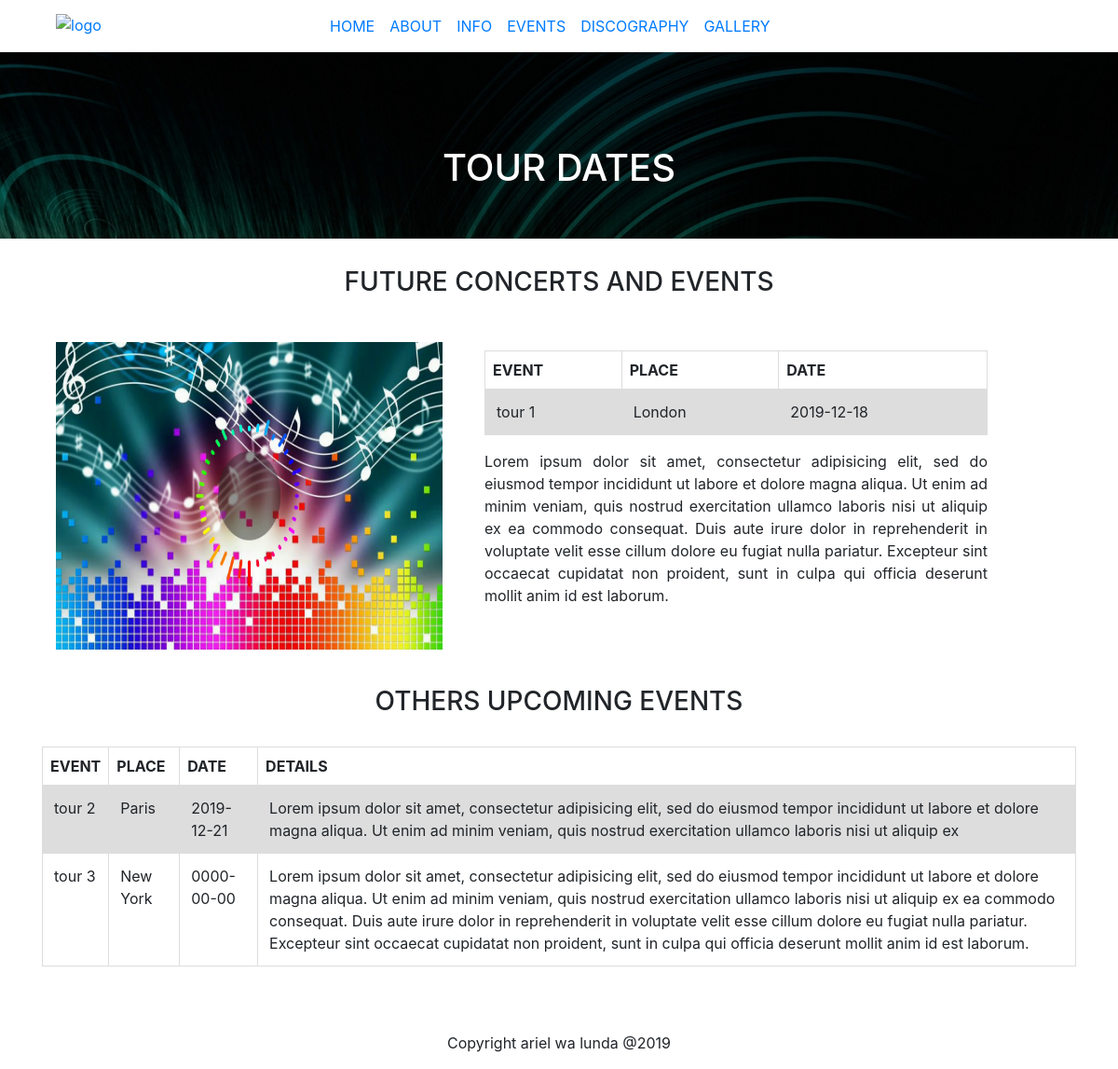
Screenshot of /events.php with the database file from the repository.
### tables this page shows
CREATE TABLE `events` (
  `id` int(11) NOT NULL,
  `title` varchar(100) NOT NULL,
  `place` varchar(100) NOT NULL,
  `date_ev` date NOT NULL,
  `paragraphe` varchar(3000) NOT NULL,
  `post_date` timestamp NOT NULL DEFAULT current_timestamp() ON UPDATE current_timestamp(),
  `img_name` varchar(100) NOT NULL
);

### database.php (called while the page is built, shortened)
<?php
function database ($sql) {
	$dsn = "mysql:host=localhost;dbname=web_act";
	$username = "root";
	$password = "";
    try {
        $conn = new PDO( $dsn, $username, $password );
        $conn->setAttribute(PDO::ATTR_ERRMODE, PDO::ERRMODE_EXCEPTION);
    }
    catch ( PDOException $e ) {
        echo "Connection failed: " .$e->getMessage();
    }
    $result=$conn->query($sql);
    $array=array();
    foreach ($result as $row) {
    	$array[]=$row;
    }
    return $array;
}
?>

### events.php (the view, shortened to what this page needs)
<?php require "database.php" ?>
<!DOCTYPE html>
<html>
<head>
    <link href="css/bootstrap.min.css" rel="stylesheet">
    <link href="css/style.css" rel="stylesheet">
</head>
<body>
	<header>
		<div class="container">
			<div class="row">
				<div class="col-md-3">
					<a href=""><img style="padding: 15px" src="" alt="logo"></a>
				</div>
				<div class="col-md-6">
					<nav class="navbar navbar-expand-sm">
						<ul class="navbar-nav">
							<li class="nav-item"><a class="nav-link" href="index.php">HOME</a></li>
							<li class="nav-item"><a class="nav-link" href="about.php">ABOUT</a></li>
							<li class="nav-item"><a class="nav-link" href="info.php">INFO</a></li>
							<li class="nav-item"><a class="nav-link" href="events.php">EVENTS</a></li>
							<li class="nav-item"><a class="nav-link" href="discography.php">DISCOGRAPHY</a></li>
							<li class="nav-item"><a class="nav-link" href="gallery.php">GALLERY</a></li>
						</ul>
					</nav>
				</div>
				<div class="col-md-3">
				</div>
			</div>
		</div>
		<div style="background-image: url('admin/images/no_event.jpg'); height: 200px; width: 100%;">
			<h1 class="text-center" style="padding:100px; color: white;">TOUR DATES</h1>
		</div>
	</header>
	<section>
		<?php
		$event=database("SELECT * FROM events WHERE 1");
		if(count($event)==0) {
			$event_img="no_event.jpg";
		}
		else {
			$event_img=$event[0]['img_name'];
		} ?>
		<div class="text-center">
			<h3>FUTURE CONCERTS AND EVENTS</h3>
		</div><br>
		<div class="container">
			<div class="row">
				<div class="col-md-5 img1-size">
					<img <?php echo 'src="admin/images/'.$event_img.'"';?> alt="img">
				</div>
				<div class="col-md-6">
					<div class="text-center"><br>
						<table class="table">
							<tr>
								<th>EVENT</th>
								<th>PLACE</th>
								<th>DATE</th>
							</tr>
							<?php
							if (count($event)==0) { ?>
								<tr>
									<td>No event</td>
									<td></td>
									<td></td>
								</tr>
							<?php }
							else { ?>
								<tr>
									<td><?php echo ($event[0]['title']);?></td>
									<td><?php echo ($event[0]['place']);?></td>
									<td><?php echo ($event[0]['date_ev']);?></td>
								</tr>
							<?php } ?>
						</table>
					</div>
					<div class="text-justify">
						<p><td><?php if (count($event)!=0){ echo ($event[0]['paragraphe']);}?></td></p>
					</div>
				</div>
			</div>
		</div>
		<div class="container">
			<div class="text-center">
				<br>
				<h3>OTHERS UPCOMING EVENTS</h3>
				<br>
				<div>
					<table class="table">
						<tr>
							<th>EVENT</th>
							<th>PLACE</th>
							<th>DATE</th>
							<th>DETAILS</th>
						</tr>
					<?php
						if (count($event)>1) {
							$i=1;
							while ($i<count($event) and $i<15) { ?>
								<tr>
									<td><?php echo ($event[$i]["title"]);?></td>
									<td><?php echo ($event[$i]["place"]);?></td>
									<td><?php echo ($event[$i]["date_ev"]);?></td>
									<td><?php echo ($event[$i]["paragraphe"]);?></td>
								</tr>
							<?php
								$i++;
							}
						} ?>
					</table>
				</div>
			</div>
		</div>
	</section>
	<footer>
		<br>
		<div class="container">
			<p class="text-center">Copyright ariel wa lunda @2019</p>
		</div>
	</footer>
</body>
</html>

### css/style.css (style rules this page uses)
section { padding: 30px; }
.img1-size img { width: 100%; height: 360px; padding: 15px; }
.pad-frame p, h3 { padding-left: 15px; padding-right: 15px; }
.table th, td { border: 1px solid #dddddd; text-align: left; padding: 8px; }
tr:nth-child(even) { background-color: #dddddd; }

### rows the page displays
events: img_name (picture), title "tour 1", place "London", date_ev "2019-12-18", paragraphe "Lorem ipsum dolor sit amet, consectetur adipisicing elit, sed do eiusmod tempor incididunt ut labore et dolore magna aliqua. Ut enim ad minim veniam, quis nostrud exercitation ullamco laboris nisi ut aliquip ex ea commodo consequat. Duis aute irure dolor in reprehenderit in voluptate velit esse cillum dolore eu fugiat nulla pariatur. Excepteur sint occaecat cupidatat non proident, sunt in culpa qui officia deserunt mollit anim id est laborum."
events: title "tour 2", place "Paris", date_ev "2019-12-21", paragraphe "Lorem ipsum dolor sit amet, consectetur adipisicing elit, sed do eiusmod tempor incididunt ut labore et dolore magna aliqua. Ut enim ad minim veniam, quis nostrud exercitation ullamco laboris nisi ut aliquip ex"
events: title "tour 3", place "New York", date_ev "0000-00-00", paragraphe "Lorem ipsum dolor sit amet, consectetur adipisicing elit, sed do eiusmod tempor incididunt ut labore et dolore magna aliqua. Ut enim ad minim veniam, quis nostrud exercitation ullamco laboris nisi ut aliquip ex ea commodo consequat. Duis aute irure dolor in reprehenderit in voluptate velit esse cillum dolore eu fugiat nulla pariatur. Excepteur sint occaecat cupidatat non proident, sunt in culpa qui officia deserunt mollit anim id est laborum."
